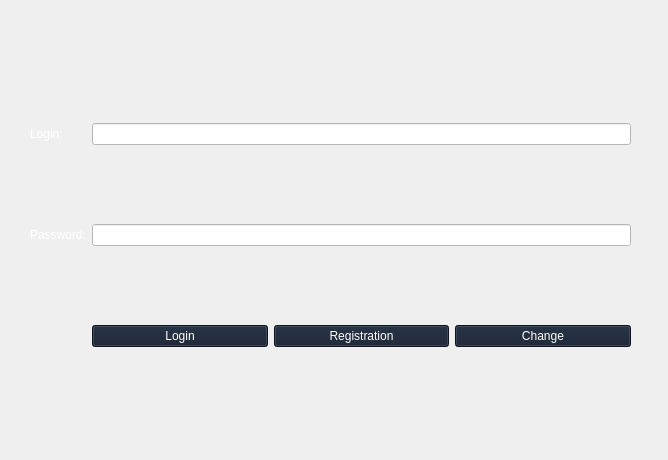
<?xml version="1.0" encoding="UTF-8"?>
<ui version="4.0">
 <class>authorization</class>
 <widget class="QWidget" name="authorization">
  <property name="geometry">
   <rect>
    <x>0</x>
    <y>0</y>
    <width>668</width>
    <height>460</height>
   </rect>
  </property>
  <property name="windowTitle">
   <string>Form</string>
  </property>
  <property name="styleSheet">
   <string notr="true">background-color: qlineargradient(
    spread:pad, 
    x1:0, y1:0, x2:1, y2:0, 
    stop:0 rgba(10, 10, 140, 70), 
    stop:1 rgba(10, 10, 140, 70)
);</string>
  </property>
  <widget class="QWidget" name="gridLayoutWidget">
   <property name="geometry">
    <rect>
     <x>30</x>
     <y>50</y>
     <width>601</width>
     <height>371</height>
    </rect>
   </property>
   <layout class="QGridLayout" name="gridLayout_2">
    <item row="2" column="2">
     <layout class="QHBoxLayout" name="horizontalLayout_6">
      <property name="leftMargin">
       <number>0</number>
      </property>
      <item>
       <widget class="QPushButton" name="loginButton">
        <property name="styleSheet">
         <string notr="true">font: 700 14pt &quot;Times New Roman&quot;;
color: rgb(255, 255, 255);
background: rgb(20, 30, 48)</string>
        </property>
        <property name="text">
         <string>Login</string>
        </property>
       </widget>
      </item>
      <item>
       <widget class="QPushButton" name="regButton">
        <property name="styleSheet">
         <string notr="true">font: 700 14pt &quot;Times New Roman&quot;;
color: rgb(255, 255, 255);
background: rgb(20, 30, 48)</string>
        </property>
        <property name="text">
         <string>Registration</string>
        </property>
       </widget>
      </item>
      <item>
       <widget class="QPushButton" name="changeButton">
        <property name="styleSheet">
         <string notr="true">font: 700 14pt &quot;Times New Roman&quot;;
color: rgb(255, 255, 255);
background: rgb(20, 30, 48)</string>
        </property>
        <property name="text">
         <string>Change</string>
        </property>
       </widget>
      </item>
     </layout>
    </item>
    <item row="0" column="0">
     <widget class="QLabel" name="label_login">
      <property name="styleSheet">
       <string notr="true">font: 700 14pt &quot;Times New Roman&quot;;
color: rgb(255, 255, 255);</string>
      </property>
      <property name="text">
       <string>Login:</string>
      </property>
     </widget>
    </item>
    <item row="1" column="2">
     <widget class="QLineEdit" name="lineEdit_password">
      <property name="styleSheet">
       <string notr="true">font: 700 14pt &quot;Times New Roman&quot;;
color: rgb(0, 0, 0);
background-color: rgb(255, 255, 255);
</string>
      </property>
      <property name="text">
       <string/>
      </property>
     </widget>
    </item>
    <item row="0" column="2">
     <widget class="QLineEdit" name="lineEdit_login">
      <property name="styleSheet">
       <string notr="true">font: 700 14pt &quot;Times New Roman&quot;;
color: rgb(0, 0, 0);
background-color: rgb(255, 255, 255);
</string>
      </property>
      <property name="text">
       <string/>
      </property>
     </widget>
    </item>
    <item row="1" column="0">
     <widget class="QLabel" name="label_password">
      <property name="styleSheet">
       <string notr="true">font: 700 14pt &quot;Times New Roman&quot;;
color: rgb(255, 255, 255);</string>
      </property>
      <property name="text">
       <string>Password:</string>
      </property>
     </widget>
    </item>
   </layout>
  </widget>
 </widget>
 <resources/>
 <connections/>
</ui>
